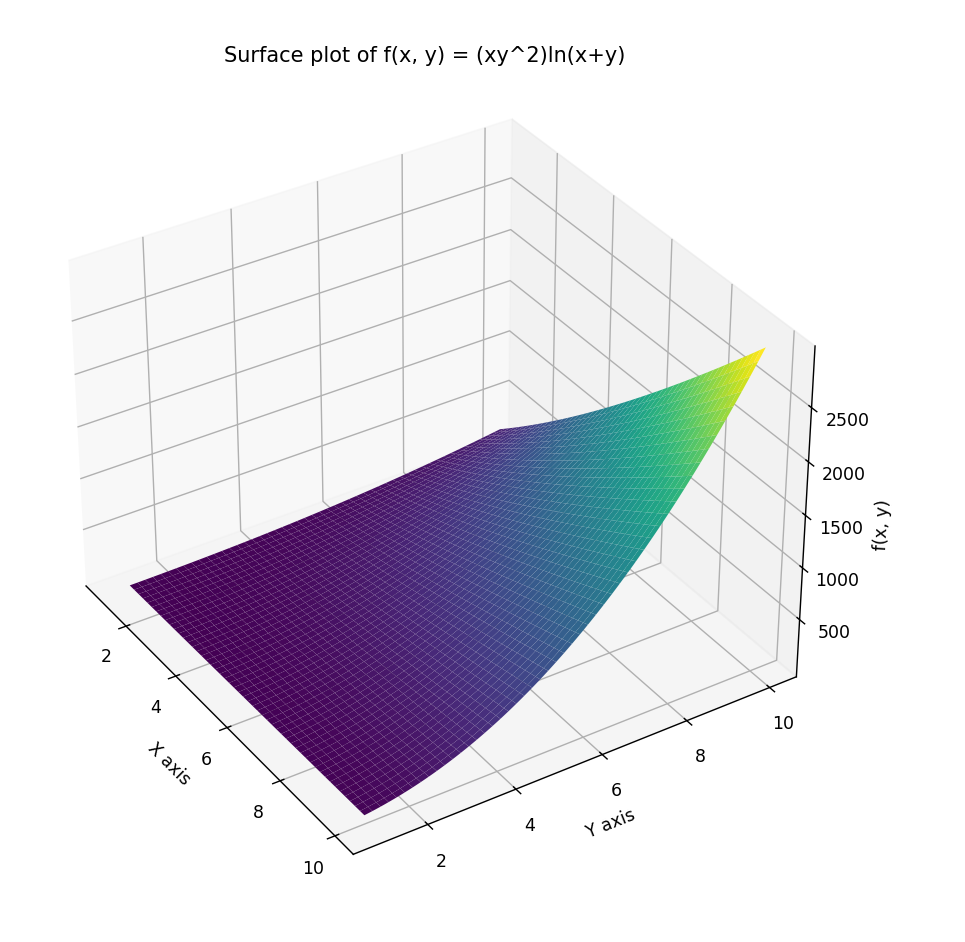

Here is the Python script that generated this plot:
import numpy as np
import matplotlib.pyplot as plt
from mpl_toolkits.mplot3d import Axes3D

# Define the function f(x, y)
def f(x, y):
    return (x * y**2) * np.log(x + y)

# Generate x and y values
x = np.linspace(1, 10, 400)  # Avoid x=0 to prevent log(0)
y = np.linspace(1, 10, 400)  # Avoid y=0 to prevent log(0)

# Create a meshgrid
X, Y = np.meshgrid(x, y)

# Compute f(X, Y)
Z = f(X, Y)

# Create a 3D plot
fig = plt.figure()
ax = fig.add_subplot(111, projection='3d')
ax.plot_surface(X, Y, Z, cmap='viridis')

# Set plot labels
ax.set_xlabel('X axis')
ax.set_ylabel('Y axis')
ax.set_zlabel('f(x, y)')
ax.set_title('Surface plot of f(x, y) = (xy^2)ln(x+y)')

plt.show()
